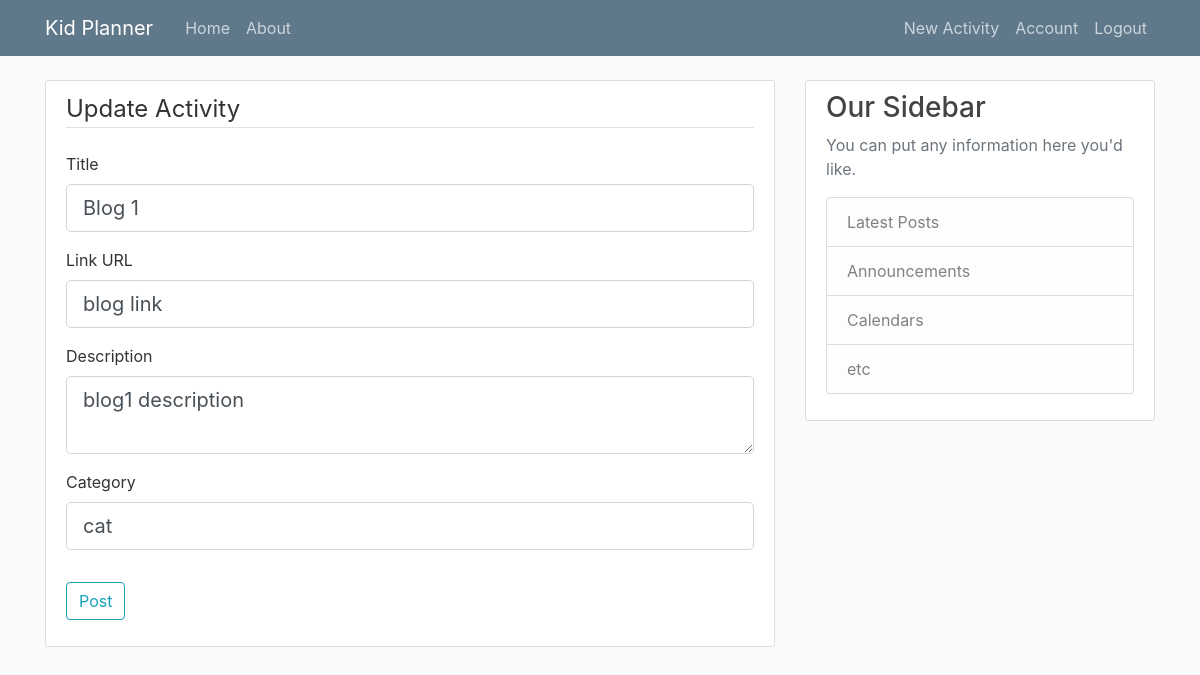
The page /activity/1/update (signed in) on the database as committed earlier.
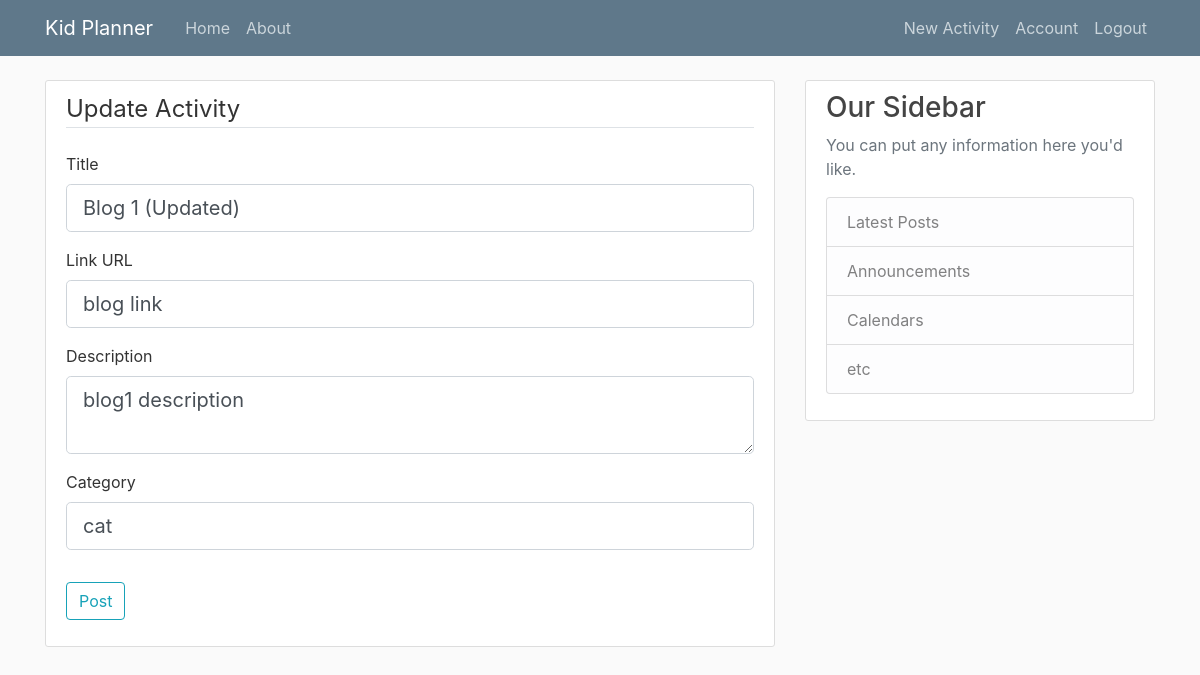
The same page on the database as committed later.
### planner/models.py (models this page shows, shortened)
class Activity(db.Model):
    id = db.Column(db.Integer, primary_key=True)
    title = db.Column(db.String(100), nullable=False)
    link = db.Column(db.String(500), nullable=True, default="#")
    category = db.Column(db.String(100), nullable=True)
    description = db.Column(db.String(), nullable=True)
    date_posted = db.Column(db.DateTime, nullable=False, default=datetime.utcnow)
    user_id = db.Column(db.Integer, db.ForeignKey('user.id'), nullable=False)

### planner/routes.py (the view)
@app.route("/activity/<int:activity_id>/update", methods=['GET', 'POST'])
@login_required
def update_activity(activity_id):
    activity = Activity.query.get_or_404(activity_id)
    if activity.author != current_user:
        abort(403)
    form = ActivityForm()
    if form.validate_on_submit():
        activity.title = form.title.data
        activity.description = form.description.data
        activity.link = form.link.data
        activity.category = form.category.data
        db.session.commit()
        flash('Your post has been updated!', 'success')
        return redirect(url_for('activity', activity_id=activity.id))
    elif request.method == 'GET':
        form.title.data = activity.title
        form.description.data = activity.description
        form.link.data = activity.link
        form.category.data = activity.category
    return render_template('create_activity.html', title='Update Activity', form=form, legend='Update Activity')

### planner/forms.py
class ActivityForm(FlaskForm):
    title = StringField('Title', validators=[DataRequired()])
    link = StringField('Link URL')
    description = TextAreaField('Description', validators=[DataRequired()])
    category = StringField('Category', validators = [DataRequired()])
    submit = SubmitField('Post')

### planner/models.py (called while the page is built)
@login_manager.user_loader
def load_user(user_id):
    return User.query.get(int(user_id))

### planner/templates/create_activity.html (shortened to what this page needs)
{% extends "layout.html" %}
{% block content %}
<div class="content-section">
    <form method="POST" action="">
        <fieldset class="form-group">
            <legend class="border-bottom mb-4">{{ legend }}</legend>
            <div class="form-group">
                {{ form.title.label(class="form-control-label") }}
                {% if form.title.errors %}
                {{ form.title(class="form-control form-control-lg is-invalid") }}
                <div class="invalid-feedback">
                    {% for error in form.title.errors %}
                    <span>{{ error }}</span>
                    {% endfor %}
                </div>
                {% else %}
                {{ form.title(class="form-control form-control-lg") }}
                {% endif %}
            </div>
            <div class="form-group">
                {{ form.link.label(class="form-control-label") }}
                {% if form.link.errors %}
                {{ form.link(class="form-control form-control-lg is-invalid") }}
                <div class="invalid-feedback">
                    {% for error in form.link.errors %}
                    <span>{{ error }}</span>
                    {% endfor %}
                </div>
                {% else %}
                    {{ form.link(class="form-control form-control-lg") }}
                {% endif %}
            </div>
            <div class="form-group">
                {{ form.description.label(class="form-control-label") }}
                {% if form.description.errors %}
                {{ form.description(class="form-control form-control-lg is-invalid") }}
                <div class="invalid-feedback">
                    {% for error in form.description.errors %}
                    <span>{{ error }}</span>
                    {% endfor %}
                </div>
                {% else %}
                    {{ form.description(class="form-control form-control-lg") }}
                {% endif %}
            </div>
            <div class="form-group">
                {{ form.category.label(class="form-control-label") }}
                {% if form.category.errors %}
                {{ form.category(class="form-control form-control-lg is-invalid") }}
                <div class="invalid-feedback">
                    {% for error in form.category.errors %}
                    <span>{{ error }}</span>
                    {% endfor %}
                </div>
                {% else %}
                    {{ form.category(class="form-control form-control-lg") }}
                {% endif %}
            </div>
        </fieldset>
        <div class="form-group">
            {{ form.submit(class="btn btn-outline-info")}}
        </div>
    </form>
</div>
{% endblock content %}

Rows that differ between the two databases and show on the page:
changed Activity "blog link": title "Blog 1" → "Blog 1 (Updated)"
